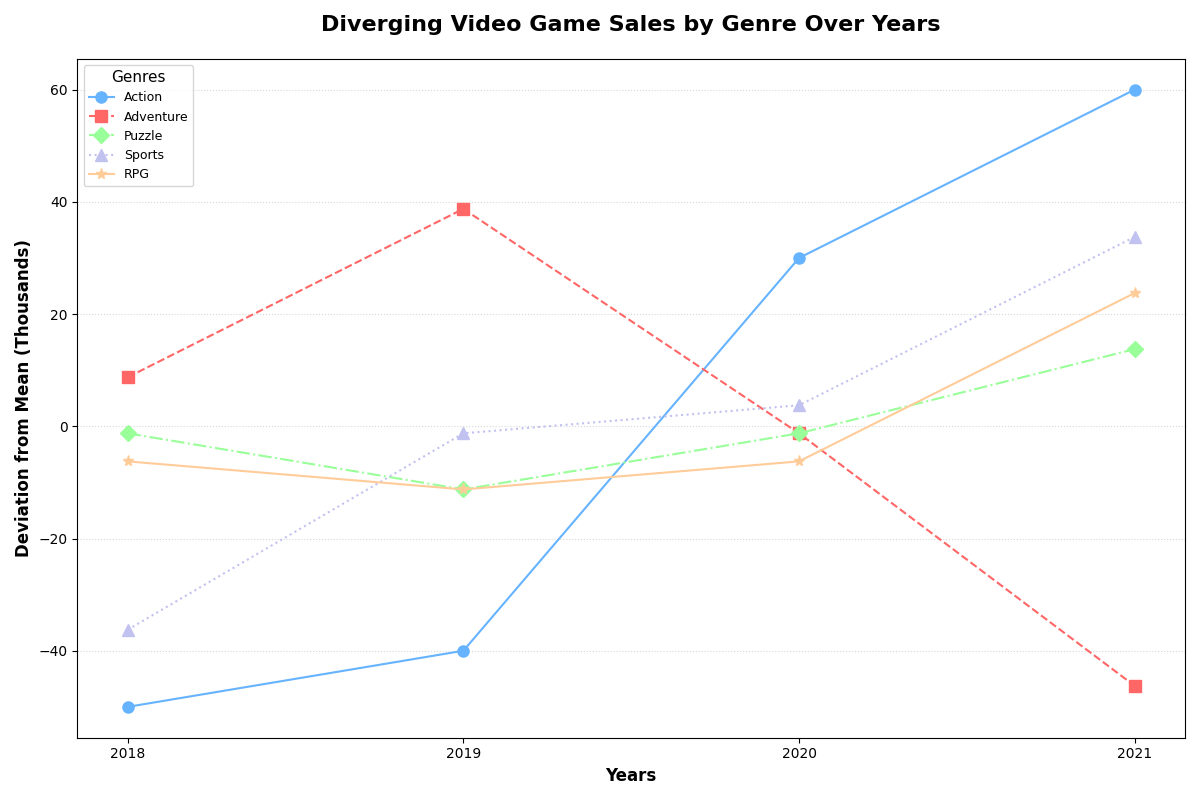

Recreate this plot in Python.
import matplotlib.pyplot as plt
import numpy as np

years = ['2018', '2019', '2020', '2021']
genres = ['Action', 'Adventure', 'Puzzle', 'Sports', 'RPG']

units_sold = {
    'Action': [120, 130, 200, 230],
    'Adventure': [150, 180, 140, 95],
    'Puzzle': [110, 100, 110, 125],
    'Sports': [80, 115, 120, 150],
    'RPG': [90, 85, 90, 120]
}

# Different colors for each genre
colors = ['#66b3ff', '#ff6666', '#99ff99', '#c2c2f0', '#ffcc99']

# Different linestyle patterns for each genre
linestyles = ['-', '--', '-.', ':', '-']

# Different marker types for each genre
markers = ['o', 's', 'D', '^', '*']

baseline = np.zeros(len(years))
fig, ax = plt.subplots(figsize=(12, 8))

for i, (genre, values) in enumerate(units_sold.items()):
    adjusted_values = np.array(values) - np.mean(values)
    ax.plot(years, adjusted_values, label=genre, color=colors[i],
            linestyle=linestyles[i], marker=markers[i], markersize=8)

ax.set_xlabel('Years', fontsize=12, weight='bold')
ax.set_ylabel('Deviation from Mean (Thousands)', fontsize=12, weight='bold')
ax.set_title('Diverging Video Game Sales by Genre Over Years', fontsize=16, weight='bold', pad=20)

# Randomly altered legend position and fontsize
ax.legend(title='Genres', fontsize=9, title_fontsize='11', loc='upper left')

# Randomly altered grid style
ax.grid(axis='y', linestyle=':', alpha=0.5)

plt.tight_layout()
plt.show()
